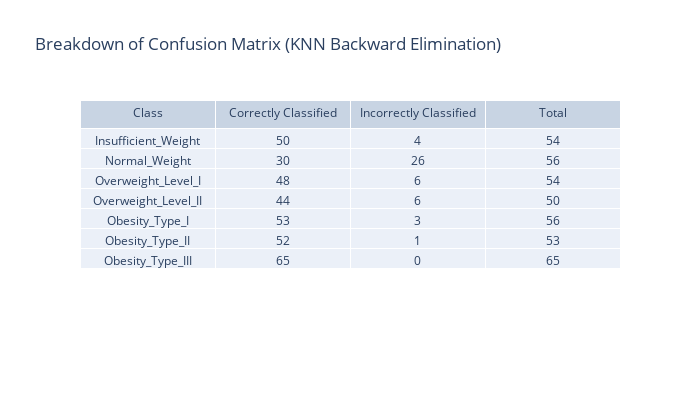

The code cell stored with this chart in its notebook:
### Markdown cell above
#### Feature Elimination with Cross-Validation

### Code cell
from sklearn.feature_selection import RFECV
from sklearn.linear_model import LinearRegression

df = pd.read_csv("data/DataEncoded.csv")
X = df.drop(["NObeyesdad"], axis=1)
Y = df["NObeyesdad"]
xTrain, xTest, yTrain, yTest = train_test_split(X, Y, test_size=0.2, random_state=42,stratify=y)

estimator = LinearRegression()
selector = RFECV(estimator, step=1, cv=10)
selector = selector.fit(xTrain, yTrain)
selector.support_

good_attributes = selector.get_feature_names_out(X.columns)

X = df[good_attributes]
Y = df["NObeyesdad"]
xTrain, xTest, yTrain, yTest = train_test_split(X, Y, test_size=0.2, random_state=42,stratify=y)


knn = KNeighborsClassifier(n_neighbors=4)
knn.fit(xTrain,yTrain)
yPred = knn.predict(xTest)

cv_score = np.array(cross_val_score(knn, xTrain,yTrain, cv=10)).mean()
cf_matrix = confusion_matrix(yTest,yPred)
metrics = precision_recall_fscore_support(yTest,yPred,average="weighted")
precision,recall,f1=metrics[0],metrics[1],metrics[2]
accuracy = accuracy_score(yTest,yPred)


print(f"Cross Validation Score: {cv_score}\nPrecision Score: {precision}\nRecall Score: {recall}\nF1 score: {f1}\nAccuracy: {accuracy}")

print("\nConfusion Matrix \n----------------")
sns.heatmap(pd.DataFrame(cf_matrix, labels, labels), annot=True, annot_kws={"size": 14},cmap = 'coolwarm') # font size
plt.title("Confusion Matrix (KNN Backward Elimination)",loc='left', fontweight='bold',  style='italic')
plt.show()

interpret_confusion_matrix(cf_matrix,"Breakdown of Confusion Matrix (KNN Backward Elimination)", labels)

### Figure 1 — Plotly figure (JSON) as saved in the notebook; plotly's stock layout.template omitted (floating-point values rounded to 4 significant figures)
{"data": [{"cells": {"values": [["Insufficient_Weight", "Normal_Weight", "Overweight_Level_I", "Overweight_Level_II", "Obesity_Type_I", "Obesity_Type_II", "Obesity_Type_III"], [50, 30, 48, 44, 53, 52, 65], [4, 26, 6, 6, 3, 1, 0], [54, 56, 54, 50, 56, 53, 65]]}, "columnwidth": 5, "header": {"values": ["Class", "Correctly Classified", "Incorrectly Classified", "Total"]}, "type": "table"}], "layout": {"height": 400, "title": {"text": "Breakdown of Confusion Matrix (KNN Backward Elimination)"}, "width": 700}}
